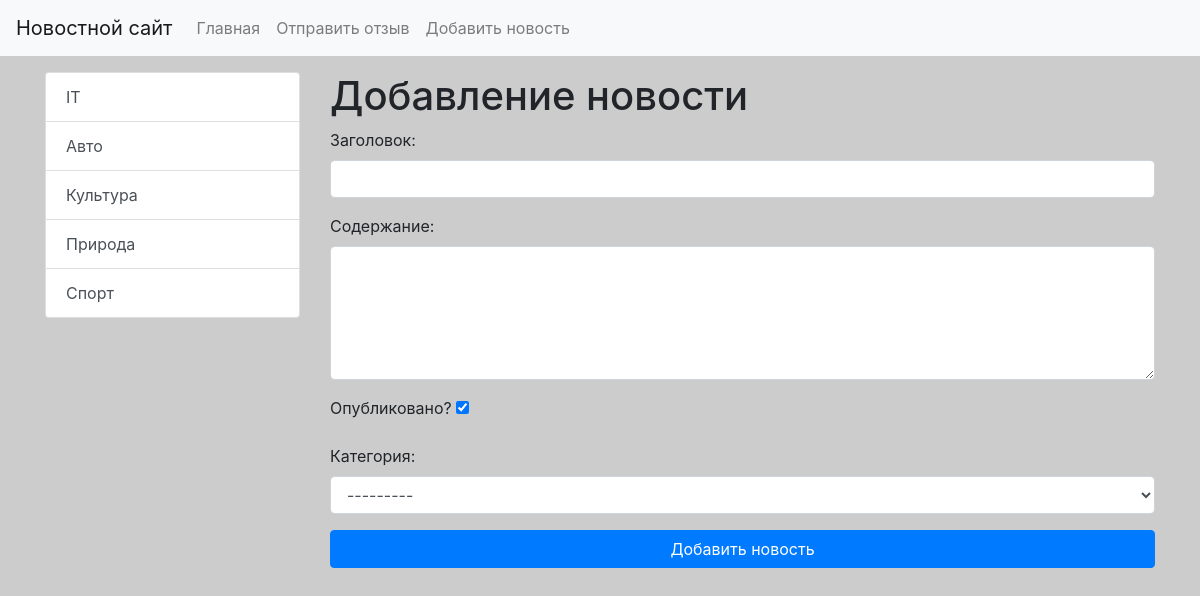
The app's page /news/add-news/ with its own data.
### news/models.py (models this page shows)
class Category(models.Model):
    title = models.CharField(max_length=150, db_index=True, verbose_name="Наименование категории")
    def get_absolute_url(self):
        return reverse(viewname='category', kwargs={'category_id': self.pk})
    def __str__(self):
        return self.title
    class Meta:
        verbose_name = "Категория"
        verbose_name_plural = "Категории"
        ordering = ["title"]

### news/views.py (the view)
# urls.py: path('news/add-news/', CreateNews.as_view(), name='add_news'),
class CreateNews(CreateView):
    form_class = NewsForm
    template_name = 'news/add_news.html'

### news/forms.py (shortened to what this page needs)
class NewsForm(forms.ModelForm):
    class Meta:
        model = News
        fields = ['title', 'content', 'is_published', 'category']
        widgets = {
            'title': forms.TextInput(attrs={"class": "form-control"}),
            'content': forms.Textarea(attrs={"class": "form-control", "rows": 5}),
            'category': forms.Select(attrs={"class": "form-control"})
        }

### news/templatetags/news_tags.py (called while the page is built)
@register.simple_tag(name="get_list_categories")
def get_categories():
    return Category.objects.all()

@register.inclusion_tag('news/list_categories.html')
def show_categories(arg1="Список категорий:"):
    categories = Category.objects.all()
    return {'categories': categories, 'arg1': arg1}

### news/templates/news/add_news.html (shortened to what this page needs)
{% extends 'base.html' %}
{% block sidebar %}
{% include 'inc/_sidebar.html' %}
{% endblock %}
{% block content %}
<h1>Добавление новости</h1>
<form action="{% url 'add_news' %}" method="post">
    {{ form.as_p }}
    <button type="submit" class="btn btn-primary btn-block">Добавить новость</button>
</form>
{% endblock %}

### news/templates/news/list_categories.html
<div class="list-group">
    {% for item in categories %}
    <a href="{{ item.get_absolute_url }}" class="list-group-item list-group-item-action">{{ item.title }}</a>
    {% endfor %}
</div>

### mysite/static/css/style.css (style rules this page uses)
body { background-color: #ccc; }

### records on screen
Category: title "IT"
Category: title "Авто"
Category: title "Культура"
Category: title "Природа"
Category: title "Спорт"
